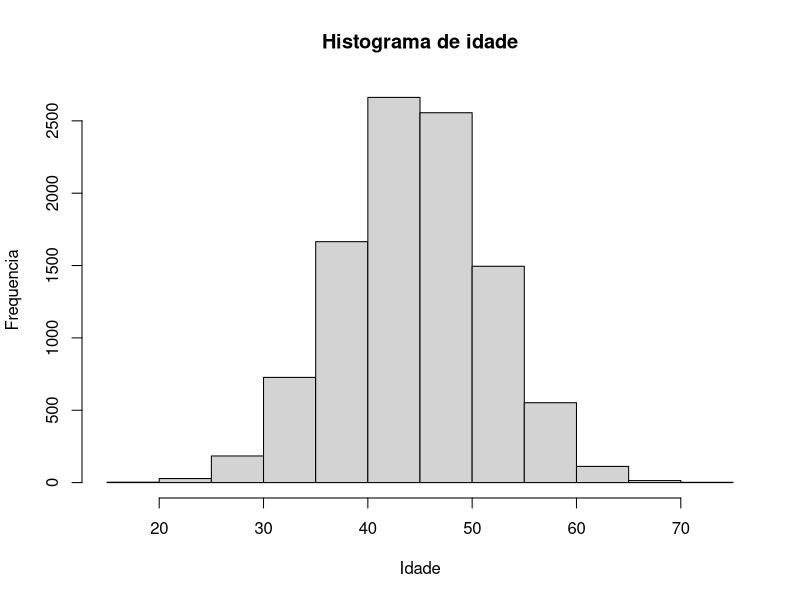
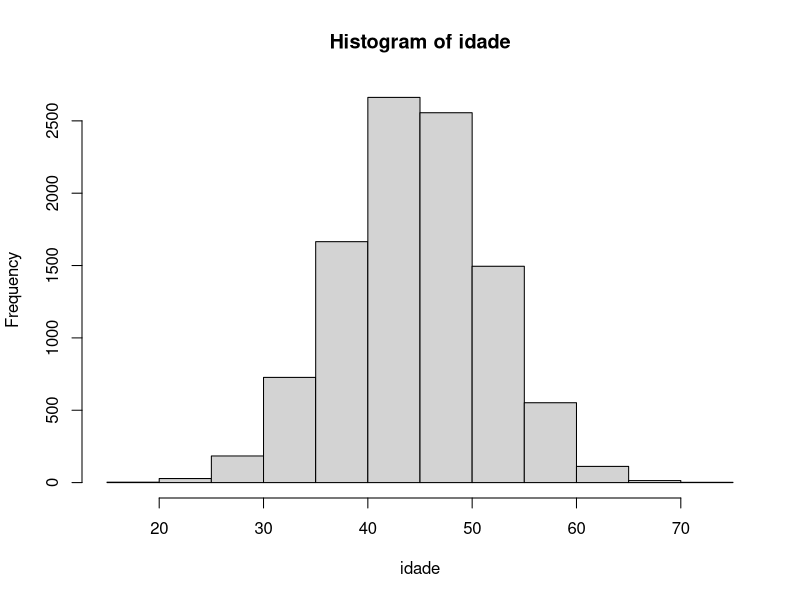
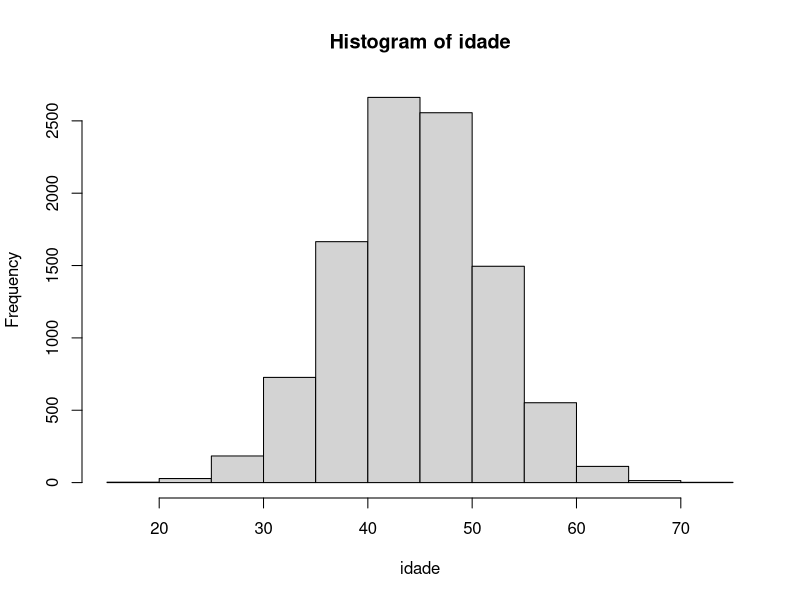
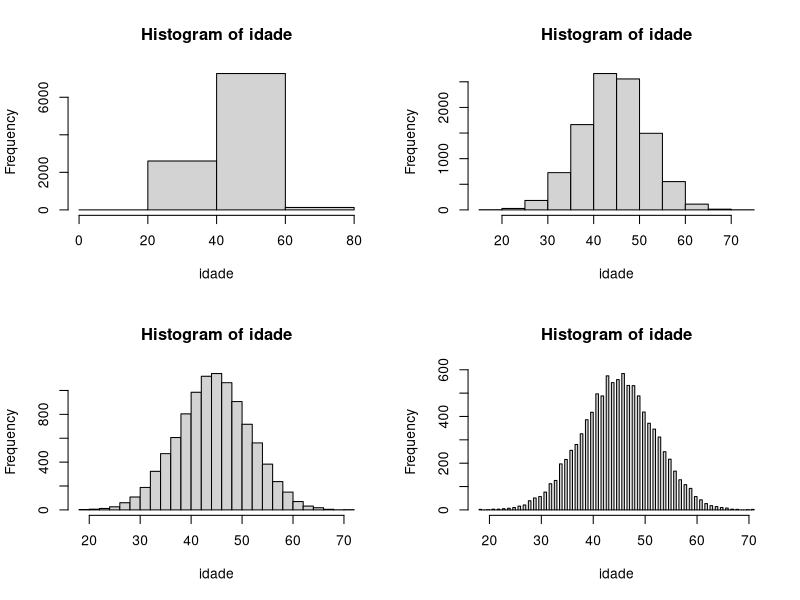
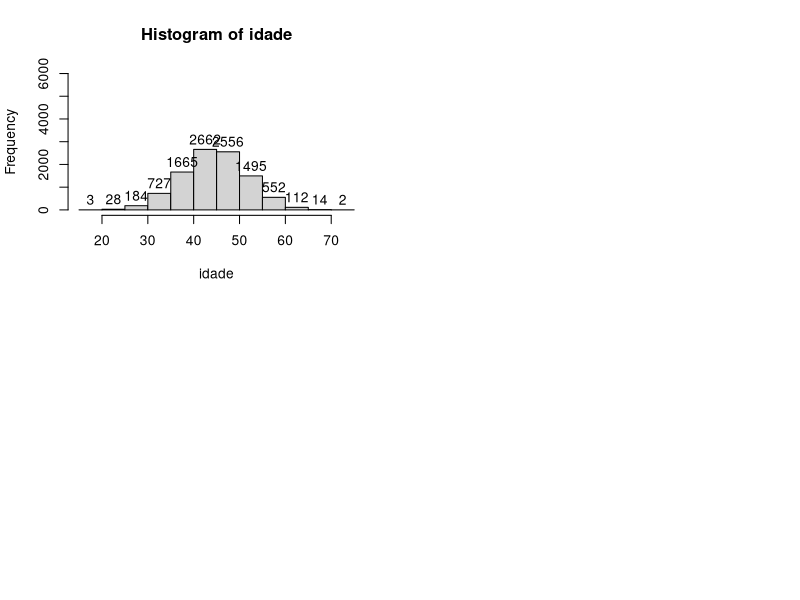
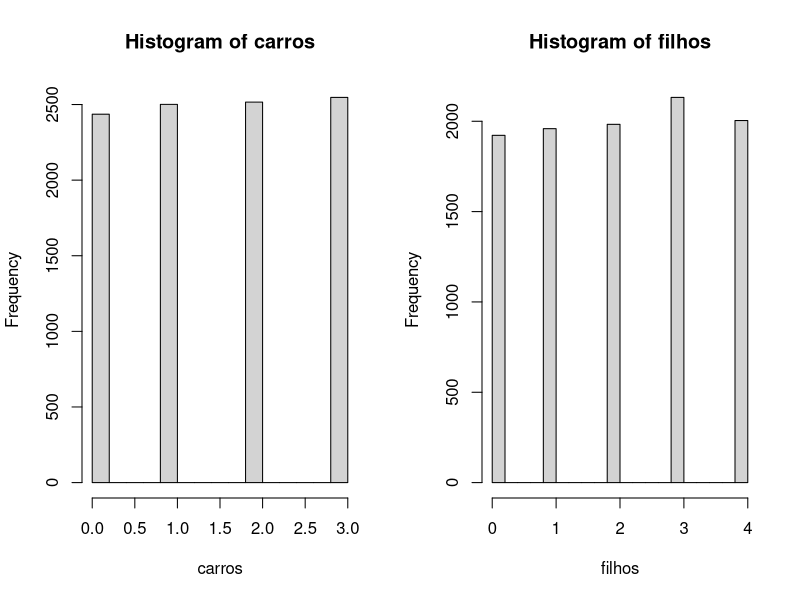
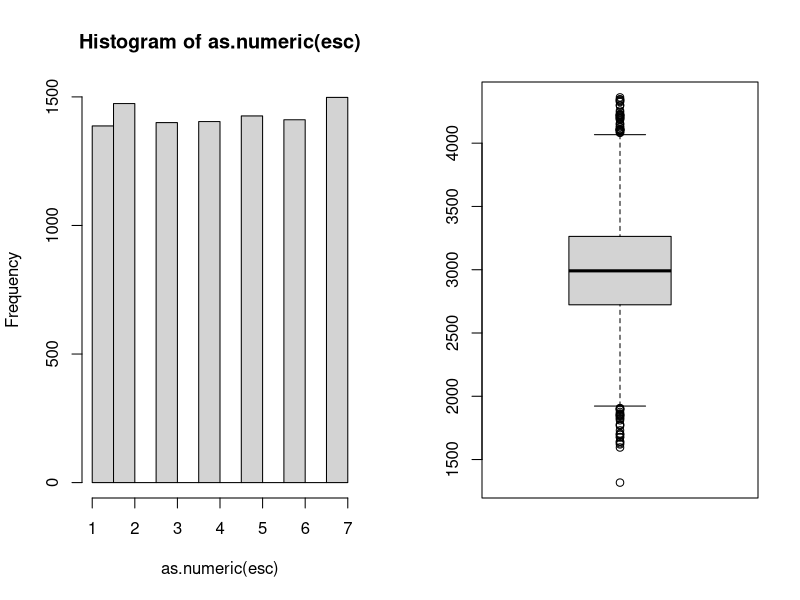
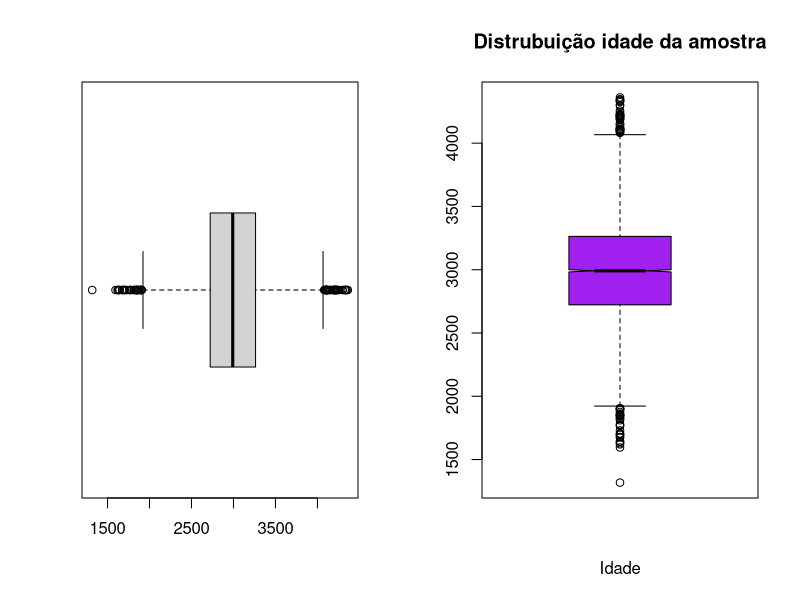

Write R code to recreate these figures, in order.
p <- 200000
n <- 10000

idade <- abs(round(rnorm(n, 45, 7), 0))
summary(idade)

hist(idade, main = "Histograma de idade", ylab = "Frequencia", xlab = "Idade")
 hist_idade <- hist(idade)
 
 str(hist_idade)
 
 hist_idade$breaks
 
 plot(hist_idade)
 par(mfrow=c(2,2))
 
 hist(idade, breaks = 2)
 hist(idade, breaks = 10)
 hist(idade, breaks = 30)
 hist(idade, breaks = 100)
 
h <- hist(idade, ylim =c(0, 6000))
text(h$mids, h$counts, labels=h$counts, adj=c(0.5, -0.5))

salario <- abs(round(rnorm(n, 3000, 400), 2))
summary(salario)

idade <- abs(round(rnorm(n, 3000, 400), 2))
summary(idade)

pop.carros <- rep(c(0,1,2,3), p)
carros <- sample(pop.carros, n)

rm(pop.carros)
table(carros)


pop.filhos <- rep(c(0,1,2,3,4), p)
filhos <- sample(pop.filhos, n)
rm(pop.filhos)
table(filhos)

par(mfrow=c(1,2))
hist(carros)
hist(filhos)


pop.esc <- rep(c(0,1,2,3,4,5,6), p)
esc.temp <- sample(pop.esc, n)
esc <- factor(esc.temp,
              levels = c(0,1,2,3,4,5,6),
              labels = c('Analfabeto', '1grau', '2grau', '3grau', 'msc', 'doc', 'posdoc'),
              ordered = TRUE)
str(esc)
table(esc)

#pre-definindo a porcentagem de ser fumante ou nao em 50%
fumante.n <- rbinom(n, 1, 0.50)
fumante.f <- factor(fumante.n,
                    levels=c(0,1),
                    labels=c('Não fumantes', 'Fumantes'),
                    ordered=TRUE)
str(fumante.n)
table(fumante.n)
mean(fumante.n)

pop.sexo <- rep(c(1,2), p)
sexo.temp <- sample(pop.sexo, n)

sexo <- factor(sexo.temp,
               levels=c(1,2),
               labels=c('Masculino', 'Feminino'),
               ordered=FALSE)
str(sexo)
table(sexo)

pop.prof <- rep(0:2, p)
prof.temp <- sample(pop.prof, n)

prof <- factor(prof.temp,
               levels = c(0,1,2),
               labels = c('humanas', 'exatas', 'bio'),
               ordered = FALSE)

str(prof)
table(prof)

df <- data.frame(id = 1:n, sexo, esc, prof, fumante.f, fumante.n, salario, carros, filhos, idade)

str(df)
View(df)


hist(as.numeric(esc))

box_idade <- boxplot(idade)

str(box_idade)
boxplot(idade, horizontal = TRUE)

boxplot(idade,
        main = 'Distrubuição idade da amostra',
        xlab = 'Idade',
        col = 'purple',
        border = 'black',
        horizontal = FALSE,
        notch = TRUE
        )
box_idade = boxplot(idade)
outliers_idade = box_idade$out
idade2 = idade[!(idade %in% outliers_idade)]

